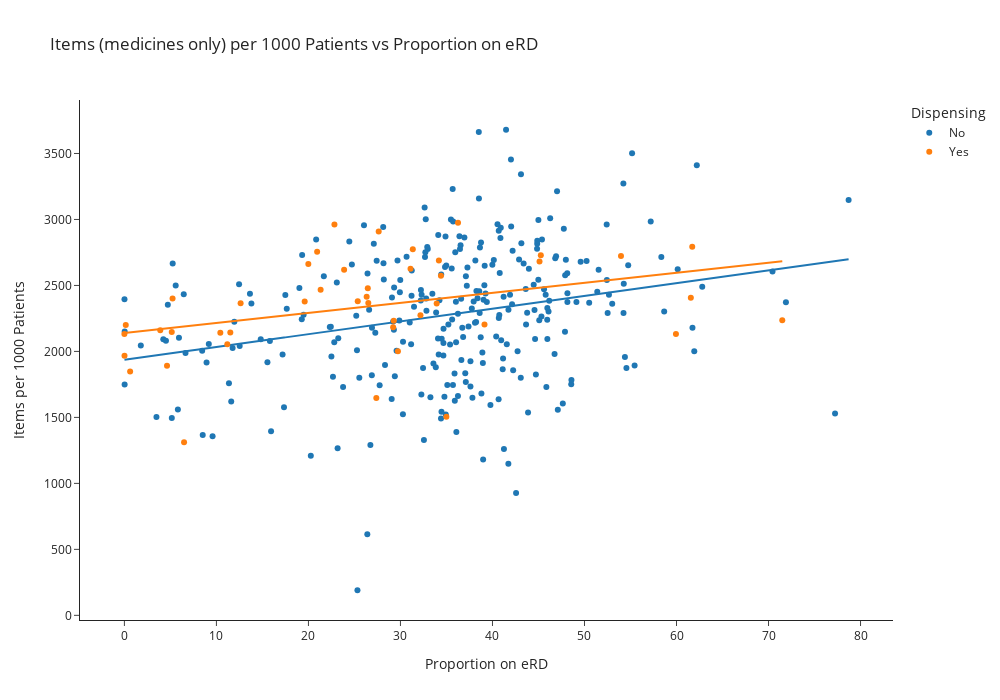

The notebook cell saved with this chart:
### Code cell
# Scatter plot: Items vs Proportion eRD
fig = px.scatter(
    medicines_merged_df,
    x="Proportion eRD",
    y="Items per 1000 Patients",
    color="Dispensing",
    hover_data=["Practice Code", "Items", "List Size"],
    labels={
        "Proportion eRD": "Proportion on eRD",
        "Items for Medicines per 1000 Patients": "Items per 1000 Patients"
    },
    title="Items (medicines only) per 1000 Patients vs Proportion on eRD",
    trendline="ols", 
)

# Set figure size to square (e.g., 700x700)
fig.update_layout(
    width=1000,
    height=700
)

fig.show()

### Figure 1 — Plotly figure (JSON) as saved in the notebook; plotly's stock layout.template omitted (floating-point values rounded to 4 significant figures; data arrays with more than 128 entries replaced by an {"elided": "..."} marker saying what was removed)
{"data": [{"customdata": {"elided": "290x3 mixed values"}, "hovertemplate": "Dispensing=No<br>Proportion on eRD=%{x}<br>Items per 1000 Patients=%{y}<br>Practice Code=%{customdata[0]}<br>Items=%{customdata[1]}<br>List Size=%{customdata[2]}<extra></extra>", "legendgroup": "No", "marker": {"color": "#1F77B4", "symbol": "circle"}, "mode": "markers", "name": "No", "orientation": "v", "showlegend": true, "type": "scatter", "x": {"elided": "290 float values"}, "xaxis": "x", "y": {"elided": "290 float values"}, "yaxis": "y"}, {"hovertemplate": "<b>OLS trendline</b><br>Items per 1000 Patients = 9.67908 * Proportion eRD + 1937.16<br>R<sup>2</sup>=0.068762<br><br>Dispensing=No<br>Proportion on eRD=%{x}<br>Items per 1000 Patients=%{y} <b>(trend)</b><extra></extra>", "legendgroup": "No", "marker": {"color": "#1F77B4", "symbol": "circle"}, "mode": "lines", "name": "No", "showlegend": false, "type": "scatter", "x": {"elided": "290 float values"}, "xaxis": "x", "y": {"elided": "290 float values"}, "yaxis": "y"}, {"customdata": {"elided": "44x3 mixed values"}, "hovertemplate": "Dispensing=Yes<br>Proportion on eRD=%{x}<br>Items per 1000 Patients=%{y}<br>Practice Code=%{customdata[0]}<br>Items=%{customdata[1]}<br>List Size=%{customdata[2]}<extra></extra>", "legendgroup": "Yes", "marker": {"color": "#FF7F0E", "symbol": "circle"}, "mode": "markers", "name": "Yes", "orientation": "v", "showlegend": true, "type": "scatter", "x": [19.59, 26.45, 45.25, 19.99, 29.21, 25.36, 31.09, 59.94, 29.27, 61.56, 33.94, 39.13, 26.33, 0.01065, 5.233, 3.896, 71.49, 0.1484, 6.484, 0.6211, 4.632, 34.99, 29.73, 11.18, 27.38, 12.63, 5.147, 11.51, 61.71, 10.43, 53.97, 23.88, 34.17, 31.34, 22.83, 26.51, 20.94, 34.4, 32.17, 45.11, 0, 36.26, 27.63, 21.32], "xaxis": "x", "y": [2379.0, 2478.0, 2728.0, 2663.0, 2184.0, 2381.0, 2626.0, 2133.0, 2232.0, 2407.0, 2364.0, 2203.0, 2414.0, 1968.0, 2401.0, 2160.0, 2236.0, 2201.0, 1312.0, 1848.0, 1892.0, 1506.0, 2002.0, 2054.0, 1648.0, 2365.0, 2147.0, 2144.0, 2793.0, 2142.0, 2723.0, 2619.0, 2689.0, 2774.0, 2962.0, 2366.0, 2756.0, 2574.0, 2273.0, 2682.0, 2131.0, 2975.0, 2909.0, 2468.0], "yaxis": "y"}, {"hovertemplate": "<b>OLS trendline</b><br>Items per 1000 Patients = 7.59922 * Proportion eRD + 2139.39<br>R<sup>2</sup>=0.134687<br><br>Dispensing=Yes<br>Proportion on eRD=%{x}<br>Items per 1000 Patients=%{y} <b>(trend)</b><extra></extra>", "legendgroup": "Yes", "marker": {"color": "#FF7F0E", "symbol": "circle"}, "mode": "lines", "name": "Yes", "showlegend": false, "type": "scatter", "x": [0, 0.01065, 0.1484, 0.6211, 3.896, 4.632, 5.147, 5.233, 6.484, 10.43, 11.18, 11.51, 12.63, 19.59, 19.99, 20.94, 21.32, 22.83, 23.88, 25.36, 26.33, 26.45, 26.51, 27.38, 27.63, 29.21, 29.27, 29.73, 31.09, 31.34, 32.17, 33.94, 34.17, 34.4, 34.99, 36.26, 39.13, 45.11, 45.25, 53.97, 59.94, 61.56, 61.71, 71.49], "xaxis": "x", "y": [2139.0, 2139.0, 2141.0, 2144.0, 2169.0, 2175.0, 2178.0, 2179.0, 2189.0, 2219.0, 2224.0, 2227.0, 2235.0, 2288.0, 2291.0, 2299.0, 2301.0, 2313.0, 2321.0, 2332.0, 2339.0, 2340.0, 2341.0, 2347.0, 2349.0, 2361.0, 2362.0, 2365.0, 2376.0, 2378.0, 2384.0, 2397.0, 2399.0, 2401.0, 2405.0, 2415.0, 2437.0, 2482.0, 2483.0, 2549.0, 2595.0, 2607.0, 2608.0, 2683.0], "yaxis": "y"}], "layout": {"height": 700, "legend": {"title": {"text": "Dispensing"}, "tracegroupgap": 0}, "title": {"text": "Items (medicines only) per 1000 Patients vs Proportion on eRD"}, "width": 1000, "xaxis": {"anchor": "y", "domain": [0, 1], "title": {"text": "Proportion on eRD"}}, "yaxis": {"anchor": "x", "domain": [0, 1], "title": {"text": "Items per 1000 Patients"}}}}
